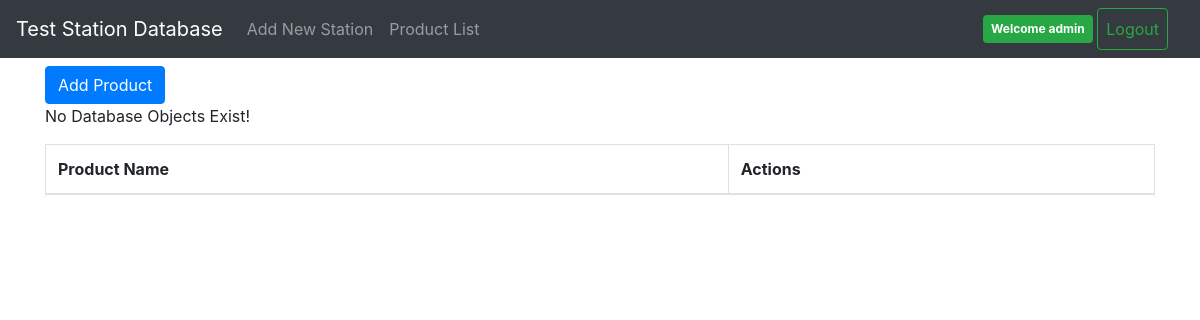
Before: /products/index/ (signed in) with the older database file.
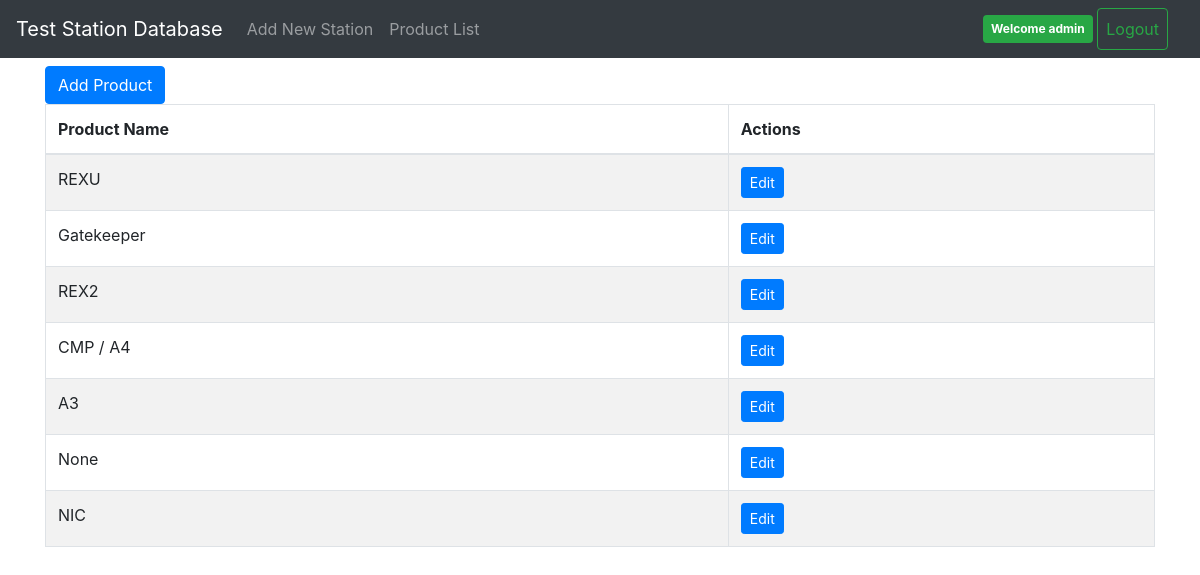
After: the same page with the newer database file.
### products/models.py (models this page shows, shortened)
class Products(models.Model):
    product_name = CharField(max_length=50)

### products/views.py (the view)
# urls.py: path('index/', views.ProductView.as_view(), name='product_index'),
class ProductView(LoginRequiredMixin, generic.ListView):
    login_url = '/accounts/login/'
    redirect_field_name = 'redirect_to'
    model = Products
    template_name = 'products/index.html'
    context_object_name = 'products'

### products/templates/products/index.html
{% extends 'stationList/base.html' %}
{% block content %}
	<div class="container" style="padding-top: 1rem">
		<a class="btn btn-primary" href="{% url 'products:addProduct' %}">Add Product</a>
	</div>
	<div class="container">
		<table class="table table-striped table-bordered table-hover">
			<thead>
				<th>Product Name</th>
				<th>Actions</th>
			</thead>
			<tbody>
				{% if products %}
				{% for product in products %}
				<tr>
					<td>{{product.product_name}}</td>
					<td><a class="btn btn-primary btn-sm" href="{% url 'products:editProduct' product.id %}">Edit</a></td>
				</tr>
				{% endfor %}
				{% else %}
				<p>No Database Objects Exist!</p>
				{% endif %}
			</tbody>
		</table>
	</div>
{% endblock %}

### stationList/templates/stationList/base.html (shortened to what this page needs)
<!DOCTYPE html>
<html lang="en">
	<head>
		{% load static %}
		<link href="{% static 'stationList/css/bootstrap.min.css' %}" rel="stylesheet" type="text/css">
		<link href="{% static 'stationList/css/dashboard.css' %}" rel="stylesheet" type="text/css">
		<link href="//cdn.datatables.net/1.10.16/css/jquery.dataTables.min.css" rel="stylesheet" type="text/css">
		<link rel="stylesheet" media="screen" href="https://cdnjs.cloudflare.com/ajax/libs/handsontable/0.35.0/handsontable.full.min.css">
	</head>
	<body>
		<nav class="navbar navbar-expand-md navbar-dark bg-dark fixed-top">
			<a class="navbar-brand" href="{% url 'stationList:index' %}">Test Station Database</a>
			<div class="collapse navbar-collapse" id="navbarsExampleDefault">
				<ul class="navbar-nav mr-auto">
					<li class="nav-item">
						<a class="nav-link" href="{% url 'stationList:add' %}">Add New Station</a>
					</li>
					<li class="nav-item">
						<a class="nav-link" href="{% url 'products:product_index' %}">Product List</a>
					</li>
				</ul>
				<div class="my-2 my-md-0 mr-md-3">
					{% if user.is_authenticated %}
					<span class="badge badge-success p-2">Welcome {{user.get_username}}</span>
					<a class="btn btn-outline-success p-2" href="{% url 'logout' %}">Logout</a>
					{% else %}
					<a class="btn btn-outline-success p-2" href="{% url 'login' %}">Login</a>
					<a class="btn btn-outline-success p-2" href="{% url 'accounts:signup' %}">Signup</a>
					{% endif %}
				</div>
			</div>
		</nav>
		<main role="main">
			{% block content %}
			{% endblock %}
		</main>
	</body>
</html>

### stationList/static/stationList/css/dashboard.css (style rules this page uses)
body { padding-top: 50px; }

Changed rows visible on the page:
added Products: product_name "REXU"
added Products: product_name "Gatekeeper"
added Products: product_name "REX2"
added Products: product_name "CMP / A4"
added Products: product_name "A3"
added Products: product_name "None"
added Products: product_name "NIC"
Other visible differences:
text no longer shown: "No Database Objects Exist!"
